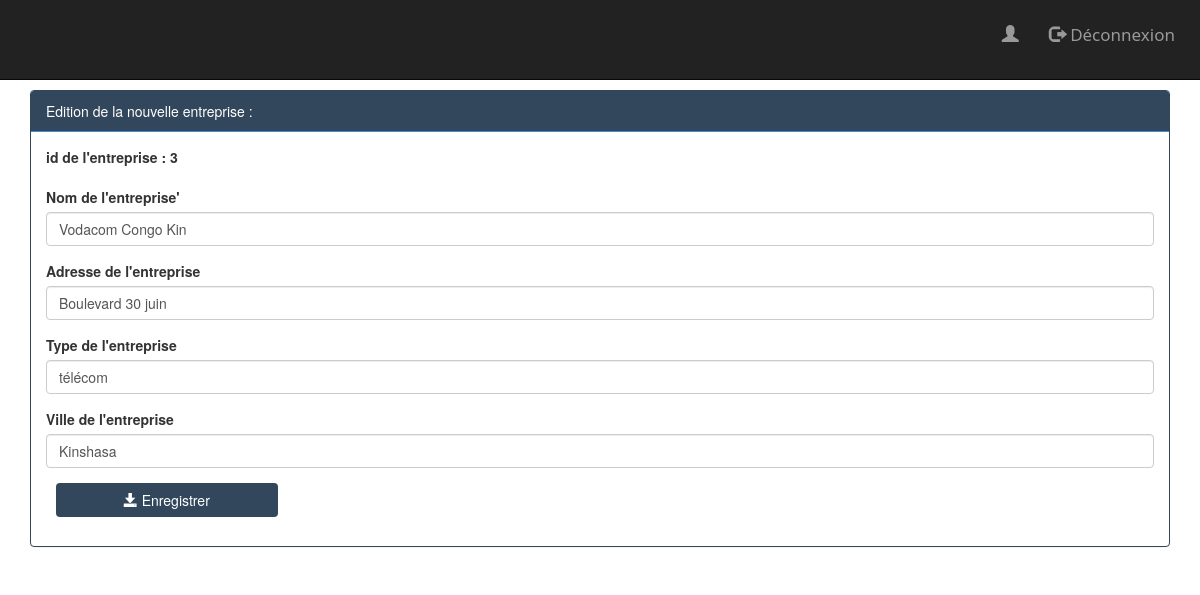
Screenshot of /views/editerEntreprise.php?idE=3 with the database file from the repository.
### tables this page shows
CREATE TABLE IF NOT EXISTS `entreprise` (
  `idE` int(11) NOT NULL AUTO_INCREMENT,
  `nomE` varchar(255) NOT NULL,
  `adresseE` varchar(255) NOT NULL,
  `typeE` varchar(255) NOT NULL,
  `ville` varchar(255) NOT NULL,
  `password` varchar(255) NOT NULL,
  `role` varchar(255) NOT NULL,
  PRIMARY KEY (`idE`)
);

### views/editerEntreprise.php (the view, shortened to what this page needs)
<?php
    require_once('../bd/connexion.php');
    $idE = isset($_GET['idE'])?$_GET['idE']:0;
    $requete = "select * from entreprise where idE=$idE";
    $resultat = $pdo->query($requete);
    $entreprise = $resultat->fetch();
    $nomE = $entreprise['nomE'];
    $adresse = $entreprise['adresseE'];
    $type =$entreprise['typeE'];
    $ville =$entreprise['ville'];
?>
<html>
    <head>
        <link rel="stylesheet" type="text/css" href="../css/bootstrap.min.css">
    </head>
    <body>
        <?php include("menu.php") ?>
        <div class="container">
            <div class="panel panel-primary" style="margin-top: 90px; border: 1px solid #32475c">
                <div class="panel-heading" style="background : #32475c; ">Edition de la nouvelle entreprise : </div>
                <div class="panel-body">
                    <form method="post" action="../traitement/updateEntreprise.php" class="form">
                        <div class="form-group">
                            <label for="idF">id de l'entreprise : <?php echo $idE ?></label>
                        </div>
                        <div class="form-group">
                            <label for="nomE">Nom de l'entreprise'</label>
                            <input type="text" name="nomE" placeholder="Taper le nom de la filière"
                                   class="form-control" id="nomF" value = "<?php echo $nomE ?>"/>
                        </div>
                        <div class="form-group">
                            <label for="adresse">Adresse de l'entreprise</label>
                            <input type="text" name="adresse" placeholder="Taper le nom de la filière"
                                   class="form-control" id="adresse" value = "<?php echo $adresse ?>"/>
                        </div>
                        <div class="form-group">
                            <label for="type">Type de l'entreprise</label>
                            <input type="text" name="type" placeholder="Taper le nom de la filière"
                                   class="form-control" id="type" value = "<?php echo $type ?>"/>
                        </div>
                        <div class="form-group">
                            <label for="ville">Ville de l'entreprise</label>
                            <input type="text" name="ville" placeholder="Taper le nom de la filière"
                                   class="form-control" id="ville" value = "<?php echo $ville ?>"/>
                        </div>
                        <button type="submit" class="btn btn" style="background : #32475c; color:white">
                            <span class="glyphicon glyphicon-save"> </span> Enregistrer
                        </button>
                    </form>
                </div>
            </div>
        </div>
    </body>
</html>

### css/Menu.css (style rules this page uses)
button { width: 20%; margin-left: 10px; outline: none; }

### rows the page displays
entreprise: nomE "Vodacom Congo Kin", adresse "Boulevard 30 juin", type "télécom", ville "Kinshasa"

### other values shown
$idE "3"
